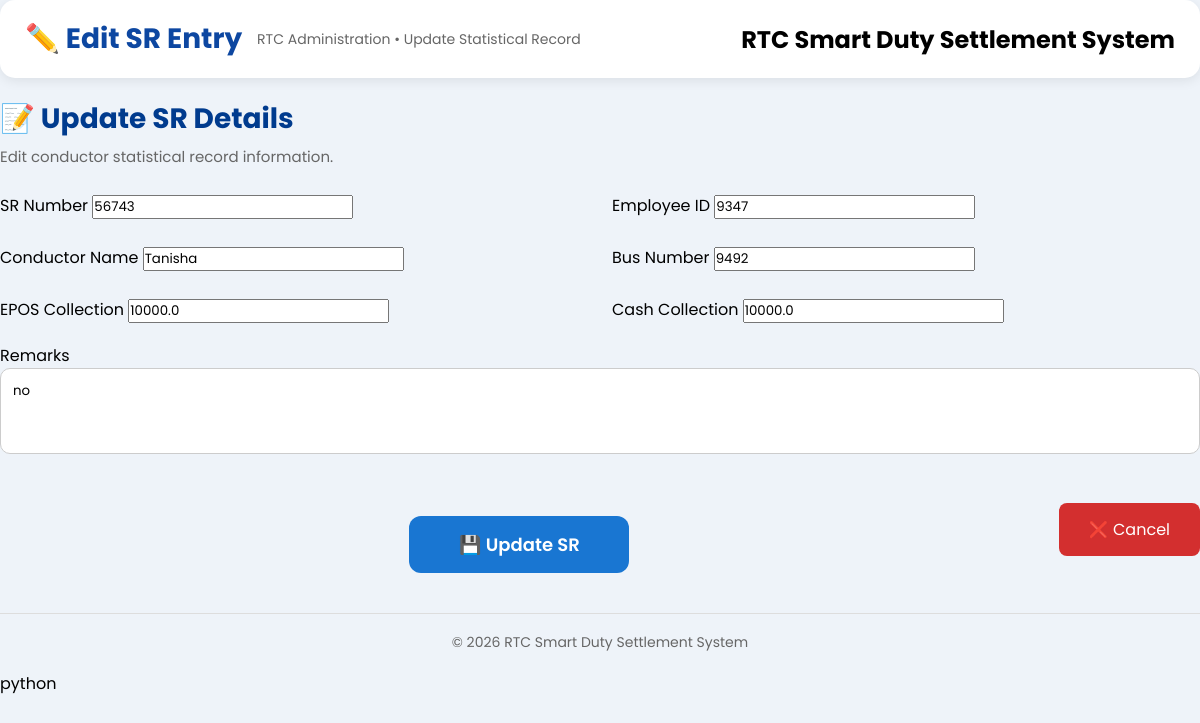
Page /edit_sr/2 on the committed database.
### tables this page shows
CREATE TABLE sr(
    id INTEGER PRIMARY KEY AUTOINCREMENT,
    sr_number TEXT NOT NULL,
    employee_id TEXT NOT NULL,
    conductor_name TEXT NOT NULL,
    bus_number TEXT NOT NULL,
    epos_collection REAL NOT NULL,
    cash_collection REAL NOT NULL,
    remarks TEXT
);

### app.py (the view)
@app.route("/edit_sr/<int:id>")
def edit_sr(id):
    conn = get_db()
    cursor = conn.cursor()
    cursor.execute(
        "SELECT * FROM sr WHERE id=?",
        (id,)
    )
    sr = cursor.fetchone()
    conn.close()
    return render_template(
        "edit_sr.html",
        sr=sr
    )

### app.py (called while the page is built)
def get_db():
    conn = sqlite3.connect(
        "database.db",
        timeout=30,
        check_same_thread=False
    )
    conn.row_factory = sqlite3.Row
    conn.execute("PRAGMA journal_mode=WAL")
    conn.execute("PRAGMA busy_timeout=30000")
    return conn

### templates/edit_sr.html (shortened to what this page needs)
<!DOCTYPE html>
<html lang="en">
<head>
<link rel="stylesheet" href="{{ url_for('static', filename='style.css') }}">
</head>
<body>
<div class="header">
    <div class="header-left">
        <h1>✏️ Edit SR Entry</h1>
        <p>RTC Administration • Update Statistical Record</p>
    </div>
    <div class="header-right">
        <h2>RTC Smart Duty Settlement System</h2>
    </div>
</div>
<div class="form-card">
<div class="section-header">
<div>
<h2>📝 Update SR Details</h2>
<p>Edit conductor statistical record information.</p>
</div>
</div>
<form action="/update_sr" method="POST">
<div class="form-grid">
<div>
<label>SR Number</label>
<input type="text" name="sr_number" value="{{ sr[1] }}" required>
</div>
<div>
<label>Employee ID</label>
<input type="text" name="employee_id" value="{{ sr[2] }}" required>
</div>
<div>
<label>Conductor Name</label>
<input type="text" name="conductor_name" value="{{ sr[3] }}" required>
</div>
<div>
<label>Bus Number</label>
<input type="text" name="bus_number" value="{{ sr[4] }}" required>
</div>
<div>
<label>EPOS Collection</label>
<input type="number" name="epos_collection" value="{{ sr[5] }}" required>
</div>
<div>
<label>Cash Collection</label>
<input type="number" name="cash_collection" value="{{ sr[6] }}" required>
</div>
</div>
<div style="margin-top:20px;">
<label>Remarks</label>
<textarea
name="remarks"
rows="3"
style="width:100%;
padding:12px;
border:1px solid #ccc;
border-radius:10px;
resize:none;">{{ sr[7] }}</textarea>
</div>
<div class="report-buttons">
<button type="submit" class="save-btn">
💾 Update SR
</button>
<a href="/sr" class="delete-btn"
style="padding:14px 30px;
border-radius:8px;
text-decoration:none;
display:inline-block;">
❌ Cancel
</a>
</div>
</form>
</div>
<footer class="footer">
© 2026 RTC Smart Duty Settlement System
</footer>
</body>
</html>python <app class="py"></app>

### static/style.css (style rules this page uses)
* { margin:0; padding:0; box-sizing:border-box; font-family:'Poppins',sans-serif; }
body { background:linear-gradient(to right,#eef2f7,#f8fbff); }
body { background:#eef3f9; overflow-x:hidden; }
.header { display:flex; justify-content:space-between; align-items:center; background:#fff; padding:20px 25px; border-radius:15px; box-shadow:0 4px 15px rgba(0,0,0,.08); margin-bottom:25px; }
.header-left { display:flex; align-items:center; gap:18px; }
.header-left h1 { color:#0d47a1; font-size:28px; }
.header-left p { color:#666; font-size:14px; }
.form-card h2 { color:#0d47a1; margin-bottom:5px; }
.save-btn { display:block; margin:20px auto 0; width:220px; background:#1976d2; color:white; border:none; padding:14px 25px; border-radius:8px; cursor:pointer; font-size:16px; font-weight:600; transition:.3s; }
.delete-btn { background:#d32f2f; color:white; padding:8px 12px; border-radius:6px; text-decoration:none; }
.report-buttons { display: flex; justify-content: center; align-items: center; gap: 20px; margin-top: 20px; }
.report-buttons .save-btn, .report-buttons .edit-btn { width: 260px; text-align: center; }
.report-buttons a { text-decoration:none; }
.report-buttons .save-btn, .report-buttons .edit-btn { min-width:220px; text-align:center; display:inline-block; }
.footer { margin-top:40px; text-align:center; padding:18px; color:#666; font-size:14px; border-top:1px solid #ddd; }
.report-buttons { display:flex; justify-content:center; margin:25px 0; }
.report-buttons .save-btn { width:220px; text-align:center; }
.section-header { display:flex; justify-content:space-between; align-items:center; margin-bottom:18px; }
.section-header h2 { color:#0d47a1; font-size:28px; margin-bottom:5px; }
.section-header p { color:#666; font-size:15px; }
.section-header { margin-bottom:20px; }
.section-header h2 { color:#003b8e; font-size:28px; margin-bottom:5px; }
.section-header p { color:#666; }
.header { background:#fff; border-radius:15px; padding:18px 25px; display:flex; justify-content:space-between; align-items:center; box-shadow:0 3px 12px rgba(0,0,0,.08); margin-bottom:20px; }
.header-left { display:flex; align-items:center; gap:15px; }
.header-left h1 { font-size:28px; color:#0d47a1; }
.header-left p { font-size:14px; color:#666; }
.header-right { display:flex; align-items:center; gap:15px; }
.form-grid { display: grid; grid-template-columns: 1fr 1fr; gap: 26px 24px; width: 100%; margin-top: 25px; }
.save-btn { display: block; margin: 30px auto 0; padding: 15px 45px; background: #1976d2; color: white; border: none; border-radius: 12px; font-family: 'Poppins', sans-serif; font-size: 18px; font-weight: 600; cursor: pointer; }
body { overflow-x: hidden !important; }

### rows in the picture
sr: sr_number "56743", employee_id "9347", conductor_name "Tanisha", bus_number "9492", epos_collection "10000.0", cash_collection "10000.0", remarks "no"
